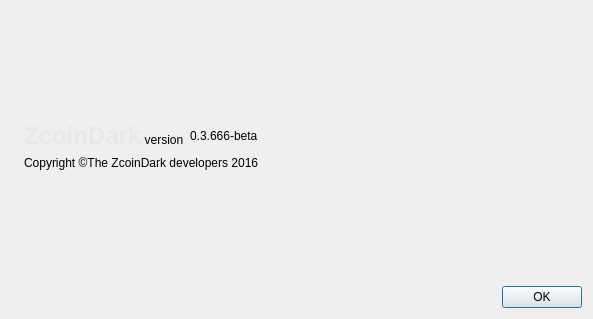
<?xml version="1.0" encoding="UTF-8"?>
<ui version="4.0">
 <class>AboutDialog</class>
 <widget class="QDialog" name="AboutDialog">
  <property name="geometry">
   <rect>
    <x>0</x>
    <y>0</y>
    <width>593</width>
    <height>319</height>
   </rect>
  </property>
  <property name="windowTitle">
   <string>About ZcoinDark</string>
  </property>
  <property name="styleSheet">
   <string notr="true">background-image: url(:/images/xd2);</string>
  </property>
  <layout class="QHBoxLayout" name="horizontalLayout_2">
   <item>
    <widget class="QLabel" name="label_4">
     <property name="sizePolicy">
      <sizepolicy hsizetype="Preferred" vsizetype="Ignored">
       <horstretch>0</horstretch>
       <verstretch>0</verstretch>
      </sizepolicy>
     </property>
     <property name="pixmap">
      <pixmap resource="../bitcoin.qrc">:/images/about</pixmap>
     </property>
    </widget>
   </item>
   <item>
    <layout class="QVBoxLayout" name="verticalLayout_2">
     <item>
      <spacer name="verticalSpacer_2">
       <property name="orientation">
        <enum>Qt::Vertical</enum>
       </property>
       <property name="sizeHint" stdset="0">
        <size>
         <width>20</width>
         <height>40</height>
        </size>
       </property>
      </spacer>
     </item>
     <item>
      <layout class="QHBoxLayout" name="horizontalLayout">
       <item>
        <widget class="QLabel" name="label">
         <property name="cursor">
          <cursorShape>IBeamCursor</cursorShape>
         </property>
         <property name="text">
          <string>&lt;html&gt;&lt;head/&gt;&lt;body&gt;&lt;p&gt;&lt;span style=&quot; font-size:18pt; font-weight:600; color:#e8e8e8;&quot;&gt;ZcoinDark&lt;/span&gt; version&lt;/p&gt;&lt;/body&gt;&lt;/html&gt;</string>
         </property>
         <property name="textInteractionFlags">
          <set>Qt::LinksAccessibleByMouse|Qt::TextSelectableByKeyboard|Qt::TextSelectableByMouse</set>
         </property>
        </widget>
       </item>
       <item>
        <widget class="QLabel" name="versionLabel">
         <property name="cursor">
          <cursorShape>IBeamCursor</cursorShape>
         </property>
         <property name="text">
          <string notr="true">0.3.666-beta</string>
         </property>
         <property name="textInteractionFlags">
          <set>Qt::LinksAccessibleByMouse|Qt::TextSelectableByKeyboard|Qt::TextSelectableByMouse</set>
         </property>
        </widget>
       </item>
       <item>
        <spacer name="horizontalSpacer">
         <property name="orientation">
          <enum>Qt::Horizontal</enum>
         </property>
         <property name="sizeHint" stdset="0">
          <size>
           <width>40</width>
           <height>20</height>
          </size>
         </property>
        </spacer>
       </item>
      </layout>
     </item>
     <item>
      <widget class="QLabel" name="copyrightLabel">
       <property name="cursor">
        <cursorShape>IBeamCursor</cursorShape>
       </property>
       <property name="text">
        <string notr="true">Copyright &amp;copy;The ZcoinDark developers 2016</string>
       </property>
       <property name="textFormat">
        <enum>Qt::RichText</enum>
       </property>
       <property name="textInteractionFlags">
        <set>Qt::LinksAccessibleByMouse|Qt::TextSelectableByKeyboard|Qt::TextSelectableByMouse</set>
       </property>
      </widget>
     </item>
     <item>
      <spacer name="verticalSpacer">
       <property name="orientation">
        <enum>Qt::Vertical</enum>
       </property>
       <property name="sizeHint" stdset="0">
        <size>
         <width>20</width>
         <height>40</height>
        </size>
       </property>
      </spacer>
     </item>
     <item>
      <widget class="QDialogButtonBox" name="buttonBox">
       <property name="orientation">
        <enum>Qt::Horizontal</enum>
       </property>
       <property name="standardButtons">
        <set>QDialogButtonBox::Ok</set>
       </property>
      </widget>
     </item>
    </layout>
   </item>
  </layout>
 </widget>
 <resources>
  <include location="../bitcoin.qrc"/>
 </resources>
 <connections>
  <connection>
   <sender>buttonBox</sender>
   <signal>accepted()</signal>
   <receiver>AboutDialog</receiver>
   <slot>accept()</slot>
   <hints>
    <hint type="sourcelabel">
     <x>360</x>
     <y>308</y>
    </hint>
    <hint type="destinationlabel">
     <x>157</x>
     <y>274</y>
    </hint>
   </hints>
  </connection>
  <connection>
   <sender>buttonBox</sender>
   <signal>rejected()</signal>
   <receiver>AboutDialog</receiver>
   <slot>reject()</slot>
   <hints>
    <hint type="sourcelabel">
     <x>428</x>
     <y>308</y>
    </hint>
    <hint type="destinationlabel">
     <x>286</x>
     <y>274</y>
    </hint>
   </hints>
  </connection>
 </connections>
</ui>
